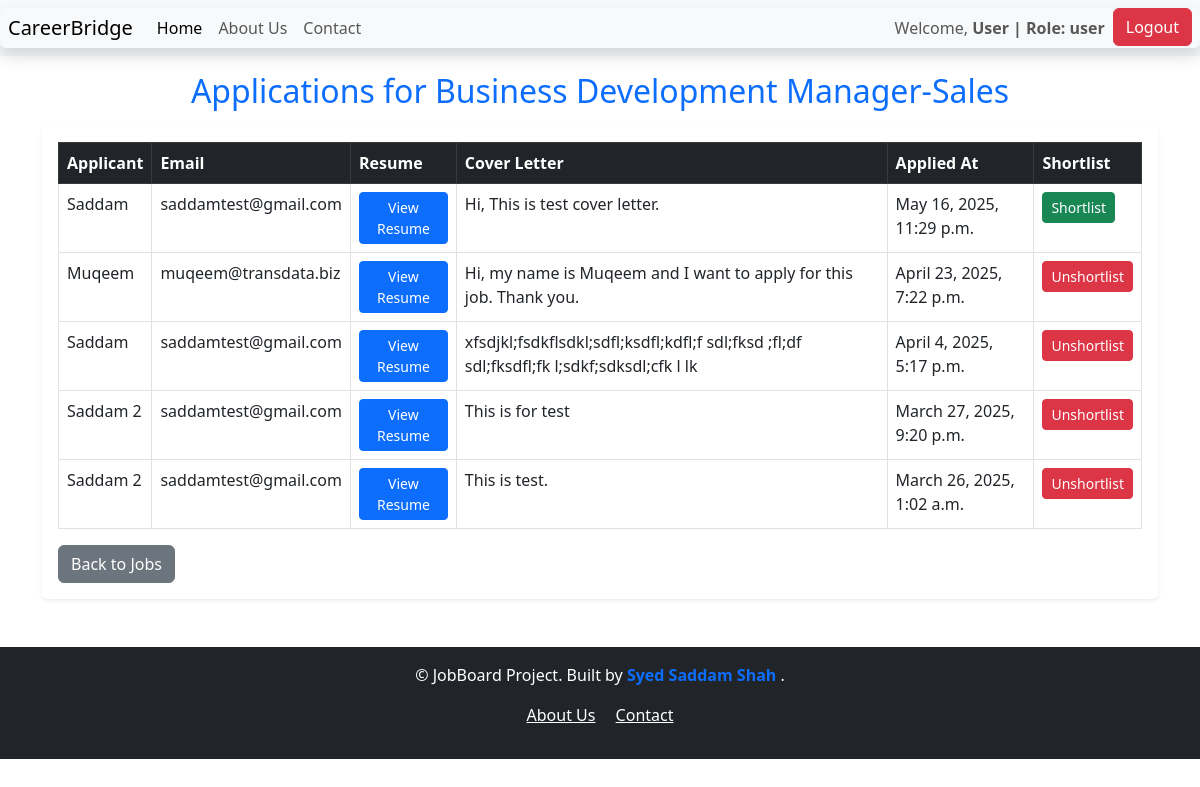
/job/19/applications/ (signed in), run on the app's committed database.
### accounts/models.py (models this page shows, shortened)
class UserProfile(models.Model):
    user = models.OneToOneField(User, on_delete=models.CASCADE)
    role = models.CharField(max_length=10, choices=ROLE_CHOICES, default='user')

### job/models.py (models this page shows, shortened)
class Job(models.Model):
    JOB_TYPES = [
        ('Full-time', 'Full-time'),
        ('Part-time', 'Part-time'),
        ('Remote', 'Remote'),
        ('Internship', 'Internship'),
    ]
    title = models.CharField(max_length=200)
    company_name = models.CharField(max_length=200)
    description = models.TextField()
    location = models.CharField(max_length=100)
    salary = models.DecimalField(max_digits=10, decimal_places=2, null= True, blank=True)
    job_type = models.CharField(max_length=20, choices=JOB_TYPES, default='Full-time')
    date_of_posting = models.DateTimeField(auto_now_add= True)
    class Meta:
        ordering = ['-date_of_posting']
        verbose_name = 'Job Posting'
        verbose_name_plural = 'Job Postings'

class JobApplication(models.Model):
    job = models.ForeignKey(Job, on_delete= models.CASCADE)
    user = models.ForeignKey(User, on_delete=models.CASCADE, null= True, blank=True)
    applicant_name = models.CharField(max_length= 100)
    email = models.EmailField()
    resume = models.FileField(upload_to='resumes/%Y/%m/%d/')
    cover_letter = models.TextField()
    applied_at = models.DateTimeField(auto_now_add=True)
    is_shortlisted = models.BooleanField(default=False)
    class Meta:
        ordering = ['-applied_at']
        verbose_name = 'Job Application'
        verbose_name_plural = 'Job Applications'

### job/views.py (the view)
# urls.py: path('job/<int:job_id>/applications/', views.job_applications, name = 'job_applications'),
@login_required
def job_applications(request, job_id):
    job = get_object_or_404(Job, id = job_id)
    applications = JobApplication.objects.filter(job = job)
    return render(request, 'job_application.html', {'job': job, 'applications': applications})

### job/templates/job_application.html (shortened to what this page needs)
{% extends 'base.html' %}
{% block content %}
{% load static %}
    <div class="container mt-3">
        <h2 class="mb-3 text-center text-primary">Applications for {{ job.title }}</h2>
        {% if applications %}
        <div class="table-responsive shadow-sm rounded p-3 bg-white">
            <table class="table table-bordered table-hover">
                <thead class="table-dark">
                    <tr>
                        <th>Applicant</th>
                        <th>Email</th>
                        <th>Resume</th>
                        <th>Cover Letter</th>
                        <th>Applied At</th>
                        <th>Shortlist</th>
                    </tr>
                </thead>
                <tbody>
                    {% for application in applications %}
                    <tr>
                        <td>{{ application.applicant_name }}</td>
                        <td>{{ application.email }}</td>
                        <td>
                            <a href="{{ application.resume.url }}" class="btn btn-primary btn-sm" target="_blank">View Resume</a>
                        </td>
                        <td>{{ application.cover_letter }}</td>
                        <td>{{ application.applied_at }}</td>
                        <td>
                            <form action="{% url 'toggle_shortlist' application.id %}" method="post">
                                {% if application.is_shortlisted %}
                                    <button class="btn btn-sm btn-danger">Unshortlist</button>
                                {% else %}
                                    <button class="btn btn-sm btn-success">Shortlist</button>
                                {% endif %}
                            </form>
                        </td>
                    </tr>
                    {% endfor %}
                </tbody>
            </table>
        {% else %}
            <p class="text-center mt-4 text-muted">No applications received yet.</p>
        {% endif %}
        <a href="{% url 'job_list' %}" class="btn btn-secondary">Back to Jobs</a>
    </div>
</div>
{% endblock %}

### job/templates/base.html (shortened to what this page needs)
<!DOCTYPE html>
<html lang="en">
<head>
    <link rel="stylesheet" href="https://cdn.jsdelivr.net/npm/bootstrap@5.3.0/dist/css/bootstrap.min.css">
</head>
<body>
    <nav class="navbar navbar-expand-lg bg-body-tertiary position sticky-top">
        <div class="container-fluid shadow px-2  bg-body-tertiary rounded position-sticky">
            <a class="navbar-brand " href="/"> <img src="" alt="">CareerBridge</a>
            <div class="collapse navbar-collapse" id="navbarNav">
                <ul class="navbar-nav">
                    <li class="nav-item">
                        <a class="nav-link active" aria-current="page" href="/">Home</a>
                    </li>
                    <li class="nav-item">
                        <a class="nav-link" href="{% url 'about_us' %}">About Us</a>
                    </li>
                    <li class="nav-item">
                        <a class="nav-link" href="{% url 'contact' %}">Contact</a>
                    </li>
                </ul>
            </div>
            <ul class="navbar-nav ms-auto">
                {% if user.is_authenticated %}
                    <li class="nav-item">
                        <span class="nav-link">Welcome, <strong>{{ user.username }} | Role: {{ user.userprofile.role }}</strong></span>
                    </li>
                    <li class="nav-item">
                        <a href="{% url 'custom_logout' %}" class="btn btn-danger">Logout</a>
                    </li>
                {% else %}
                    <li class="nav-item">
                        <a href="{% url 'custom_login' %}" class="btn btn-primary">Login</a>
                    </li>
                {% endif %}
            </ul>
        </div>
    </nav>
    {% block content %}
    {% endblock %}
</body>
<footer class="bg-dark text-white text-center py-3 mt-5">
    <p>© {{ year }} JobBoard Project. Built by
        <a href="{% url 'developer' %}" class="text-decoration-none fw-semibold text-primary">
            Syed Saddam Shah
        </a>.
        <div class="container">
                <a href="{% url 'about_us' %}" class="text-white me-3">About Us</a>
                <a href="{% url 'contact' %}" class="text-white">Contact</a>
            </p>
</footer>
</html>

### data on the page
Job: title "Business Development Manager-Sales"
JobApplication: applicant_name "Saddam", email "saddamtest@gmail.com", cover_letter "Hi, This is test cover letter.", applied_at "May 16, 2025, 11:29 p.m.", is_shortlisted "Shortlist"
JobApplication: applicant_name "Muqeem", email "muqeem@transdata.biz", cover_letter "Hi, my name is Muqeem and I want to apply for this job. Thank you.", applied_at "April 23, 2025, 7:22 p.m.", is_shortlisted "Unshortlist"
JobApplication: applicant_name "Saddam", email "saddamtest@gmail.com", cover_letter "xfsdjkl;fsdkflsdkl;sdfl;ksdfl;kdfl;f sdl;fksd ;fl;df sdl;fksdfl;fk l;sdkf;sdksdl;cfk l lk", applied_at "April 4, 2025, 5:17 p.m.", is_shortlisted "Unshortlist"
JobApplication: applicant_name "Saddam 2", email "saddamtest@gmail.com", cover_letter "This is for test", applied_at "March 27, 2025, 9:20 p.m.", is_shortlisted "Unshortlist"
JobApplication: applicant_name "Saddam 2", email "saddamtest@gmail.com", cover_letter "This is test.", applied_at "March 26, 2025, 1:02 a.m.", is_shortlisted "Unshortlist"

### other printed values
{{ user.username }} "User"
{{ user.userprofile.role }} "user"
